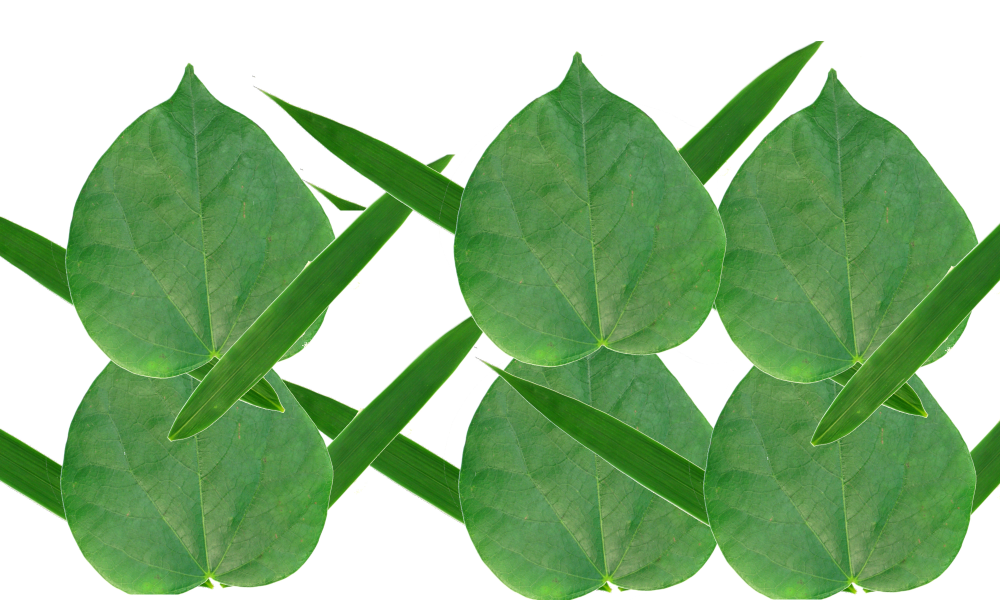
//> input picture LeavesSelection/Editadas/05.jpg, 4000 x 2400 px (shown at 1/4 size)
$ ./leafDescriptorK   (built with g++ and OpenCV 4)
//> lines starting //> are read from the running program, lines starting //| are printed output that depends on the picture; after the words box and inside, x2 and y2 are one past the last pixel; in counts of white or black regions, pixels touching at a corner belong together
#include <cv.h>
#include <highgui.h>
#include <opencv2/opencv.hpp>
//#include <opencv2/tracking.hpp>
#include <iostream>
#include <vector>
#include <math.h>
#include <fstream>


#define PI 3.14159265

using namespace cv;
using namespace std;

//vector < vector<Point> > retangulos;
struct Regiao{
    Point inicio;
    int largura;
    int altura;
};

struct outliers{
    double dist;
    int ind;
};

vector<Regiao> regioes;

struct No{
    int pos;
    No *quad1;
    No *quad2;
    No *quad3;
    No *quad4;
} *arvore;
//calcula a quantidade pixels que pertence a folha em si
// [19 lines left out: functions calcAreaLeaf, getTemplateP, not called in this run]

double getTemplate1(cv::Mat img,cv::Point p, int tam){
    double mediaR1 = 0,mediaR2 = 0;
         mediaR1 = (img.at<double>(p.x+(tam -1),p.y+1)-img.at<double>(p.x+(tam -1),p.y)-img.at<double>(p.x-1,p.y+1)+
         img.at<double>(p.x-1,p.y))/tam;
         //cout <<" Media 1 template 1 "<<mediaR1<<"\n";

         mediaR2 = (img.at<double>(p.x+(tam -1),p.y)-img.at<double>(p.x+(tam -1),p.y-1)-img.at<double>(p.x-1,p.y)+
         img.at<double>(p.x-1,p.y-1))/tam;
        // cout <<" Media 2 template 2 "<<mediaR2<<"\n";
    return mediaR1 - mediaR2;

}

double getTemplate2(cv::Mat img,cv::Point p,int tam){
    double mediaR1 = 0,mediaR2 = 0;
         mediaR1 = (img.at<double>(p.x,p.y+(tam -1))-img.at<double>(p.x-1,p.y+(tam -1))-img.at<double>(p.x,p.y-1)+
         img.at<double>(p.x-1,p.y-1))/tam;

         mediaR2 = (img.at<double>(p.x+1,p.y+(tam -1))-img.at<double>(p.x,p.y+(tam -1))-img.at<double>(p.x+1,p.y-1)+
         img.at<double>(p.x,p.y-1))/tam;
    return mediaR1 - mediaR2;
}

double getTemplate3(cv::Mat img,cv::Point p, int tam){
    double mediaR1 = 0,mediaR2 = 0;

         mediaR1 = (img.at<double>(p.x+tam-1,p.y+tam-1)-img.at<double>(p.x+(tam -2),p.y+tam)-
         img.at<double>(p.x-1,p.y-1)+img.at<double>(p.x-2,p.y))/(2*tam); // Branco

         mediaR2 = (img.at<double>(p.x+tam,p.y+tam-2)-img.at<double>(p.x+tam-1,p.y+tam-1)-img.at<double>(p.x,p.y-2)+
         img.at<double>(p.x-1,p.y-1))/(2*tam); // Preto

    return mediaR1 - mediaR2;
}

double getTemplate4(cv::Mat img,cv::Point p, int tam){
    double mediaR1 = 0,mediaR2 = 0;

            mediaR1 = (img.at<double>(p.x+tam,p.y)-img.at<double>(p.x+tam-1,p.y-1)-
            img.at<double>(p.x,p.y+tam)+img.at<double>(p.x-1,p.y+tam-1))/(2*tam); // Branco

            mediaR2 = (img.at<double>(p.x+tam+1,p.y+1)-img.at<double>(p.x+tam,p.y)-img.at<double>(p.x+1,p.y+tam+1)+
            img.at<double>(p.x,p.y+tam))/(2*tam); // Preto

    return mediaR1 - mediaR2;
}

void calcTemplate1(cv::Mat imgInt, cv::Mat &out){
int contV = 0, contE = 0, qtd = 0;
bool sem1 = false;
int fator = 0, jfinal = 0, ifinal = 0, tam = 3;
double dist = 0;
       for(int j = 1; j < imgInt.cols - 2; j++){
         for(int i = 1; i < imgInt.rows - tam; i++){
         if ((getTemplate1(imgInt,Point(i,j),tam)) > 200){
        out.at<uchar>(i,j) = 255;
        i += tam;
         }
     }
 }
}

void calcTemplate2(cv::Mat imgInt, Mat &out){
int contV = 0, qtd = 0;
bool sem1 = false;
int fator = 0, jfinal = 0, ifinal = 0, tam = 3;
double dist = 0;
std::vector< vector<Point> > vec;

 for(int i = 1; i < imgInt.rows - 2; i++){
     for(int j = 1; j < imgInt.cols - tam; j++){
         if ((getTemplate2(imgInt,Point(i,j),tam)) > 200){
    out.at<uchar>(i,j) = 255;
    j += tam;
     }
 }
 }
}

void calcTemplate3(cv::Mat imgInt, Mat &out){
int contV = 0, qtd = 0;
bool sem1 = false;
int fator = 0, jfinal = 0, ifinal = 0, tam = 3;
double dist = 0;
std::vector< vector<Point> > vec;

 int sent = 0, aux = 2;
   for(int j = imgInt.cols - 4; j >= 2; j--){
      sent = j;

      for(int i = aux; (i < imgInt.rows - 4) && (sent <= imgInt.cols -4); i++){

         if ((getTemplate3(imgInt,Point(i,sent),tam)) > 90){
             out.at<uchar>(i,sent) = 255;
             i +=tam;
             sent +=tam;
         }
         sent++;
     }
 }
}

void calcTemplate4(cv::Mat imgInt, Mat &out){
int contV = 0, qtd = 0;
bool sem1 = false;
int fator = 0, jfinal = 0, ifinal = 0, aux = 6, sent = 0, tam = 3;
double dist = 0;
std::vector< vector<Point> > vec;

 for(int j = 2; j < imgInt.cols - 4; j++){
     sem1 = false;
     sent = j;

     for(int i = aux; (i < imgInt.rows - 4) && (sent >= 2); i++){

   if ((getTemplate4(imgInt,Point(i,sent),tam)) > 90){

             i += tam;
             sent -=tam;
             out.at<uchar>(i,sent) = 255;
         }
         sent--;
     }
}
}

// [24 lines left out: function insertNo, not called in this run]
// [27 lines of commented-out code are left out]

double checkQuad(Mat img,Point ini, int lin, int col){
    bool result = false;
    double qtd_pontos = 0;
    qtd_pontos = (img.at<double>(ini.x+lin-1,ini.y+col-1) - img.at<double>(ini.x+lin-1,ini.y-1)-
    img.at<double>(ini.x-1,ini.y+col-1) + img.at<double>(ini.x-1,ini.y-1))/255.0;
    //cout << "Inicio "<<ini<<" linhas "<<lin<<" colunas "<<col<<" pontos "<<qtd_pontos<<"\n";
    /* if(qtd_pontos > 70)
    result = true; */
    return qtd_pontos;
}
void findDico(Mat temp1, Mat temp2, Mat temp3, Mat temp4,Point ini, int lin,int col){
    double total1 = 0, total2 = 0, total3 = 0, total4 = 0, coef = 0, maior = 0, soma = 0;
    int cont = 0;
    total1  = checkQuad(temp1,ini,lin,col);
    total2 = checkQuad(temp2,ini,lin, col);
    total3 = checkQuad(temp3,ini,lin, col);
    total4 = checkQuad(temp4,ini,lin, col);

    // [15 lines of commented-out code are left out]

    if(total1 >= 1)
    cont++;
    if(total2 >= 1)
    cont++;
    if(total3 >= 1)
    cont++;
    if(total4 >= 1)
    cont++;
    //if(lin > 40 && col > 40){
   // if((maior >= 5) && (maior*0.5 <= soma)){
    if(cont >2){
        //cout << "Inicio "<<ini<<" linhas "<<lin<<" colunas "<<col<<"\n";
        int lfac = lin /2, cfac = col /2;
        regioes.push_back({ini,lin,col});
        findDico(temp1,temp2,temp3,temp4,ini,lfac,cfac);
        findDico(temp1,temp2,temp3,temp4,cv::Point(ini.x,ini.y+cfac),lfac,cfac);
        findDico(temp1,temp2,temp3,temp4,cv::Point(ini.x+lfac,ini.y),lfac,cfac);
        findDico(temp1,temp2,temp3,temp4,cv::Point(ini.x+lfac,ini.y+cfac),lfac,cfac);
    }/* else if (soma > 3){
        int lfac = lin /2, cfac = col /2;
        findDico(temp1,temp2,temp3,temp4,ini,lfac,cfac);
        findDico(temp1,temp2,temp3,temp4,cv::Point(ini.x,ini.y+cfac),lfac,cfac);
        findDico(temp1,temp2,temp3,temp4,cv::Point(ini.x+lfac,ini.y),lfac,cfac);
        findDico(temp1,temp2,temp3,temp4,cv::Point(ini.x+lfac,ini.y+cfac),lfac,cfac);
    } */
    // [30 lines of commented-out code are left out]
}

Mat getVenation(string path){
//> called with path = "./LeavesSelection/Editadas/05.jpg"
int total1 = 0, total2 = 0, total3 = 0, total4 = 0;
double media = 0,var = 0, dp = 0,coef = 0;
int res = 0;
cv::Mat imgIntegral, imgInt2,imgInt45, imgIntT1, imgIntT2, imgIntT3, imgIntT4;
cv::Mat image = cv::imread(path);
//> image is the input picture: 2400 rows x 4000 cols, CV_8UC3; mean B, G, R 138.4, 184.8, 146.4
cv::Mat reduzida;
resize(image,reduzida,Size(),0.25,0.25,CV_INTER_AREA);
cv::Mat hsv_image, edge, edgeB;
 cvtColor( reduzida, hsv_image, CV_BGR2HSV );
//> hsv_image: 600 rows x 1000 cols, CV_8UC3; mean H, S, V 34.9, 85.1, 184.8

 cv::Mat out (hsv_image.size(),CV_8UC1);
 std::vector<Mat> channels;
 split(hsv_image,channels);
 cv::Mat h = channels[0];
 cv::Mat v = channels[2];
 for(int i = 0; i < hsv_image.rows; i++){
     for(int j = 0; j < hsv_image.cols; j++){
         out.at<uchar>(i,j) = (((h.at<uchar>(i,j)+90)%360)/360+1-v.at<uchar>(i,j))/2;
     }
 }
 Canny( out, edge, 20, 40, 3);
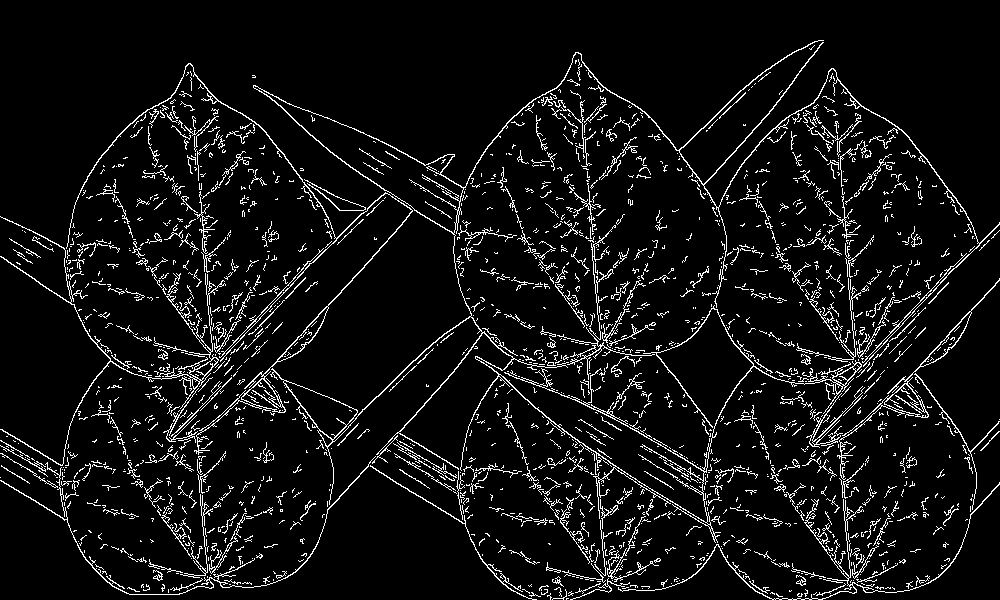
//> edge: 600 rows x 1000 cols, CV_8UC1; 6.9% white in thin lines or dots
 int esq=edge.cols, dir=0, cima=edge.rows, baixo=0; // primeiro pixel diferente de 255.
 for (int l=0; l<edge.rows; l++)
    for (int c=0; c<edge.cols; c++) {
        if ((int)edge.at<uchar>(l,c)==255) {
        if (c<esq) esq=c;
        if (dir<c) dir=c;
        if (l<cima) cima=l;
        if (baixo<l) baixo=l;
        }
 }
//> this loop made 600 passes
//> (esq, dir, cima, baixo) on passes 1 to 3: (1000, 0, 600, 0), (1000, 0, 600, 0), (1000, 0, 600, 0)
//> after the loop, esq = 0; dir = 999; cima = 40; baixo = 599
cv::Mat roi(edge, Rect(esq,cima,dir-esq+1,baixo-cima+1));
//> roi: 560 rows x 1000 cols, CV_8UC1; 7.4% white in thin lines or dots

cv::Mat roiborda(out, Rect(esq,cima,dir-esq+1,baixo-cima+1));
Canny( roiborda, edgeB, 100, 200, 3);
//> edgeB: 560 rows x 1000 cols, CV_8UC1; 1.9% white in thin lines or dots
 for(int i = 0; i < roi.rows;i++){
      for(int j = 0; j < roi.cols; j++){
          if((int)edgeB.at<uchar>(i,j)== 255){
            roi.at<uchar>(i,j) = 0;
          }
      }
  }
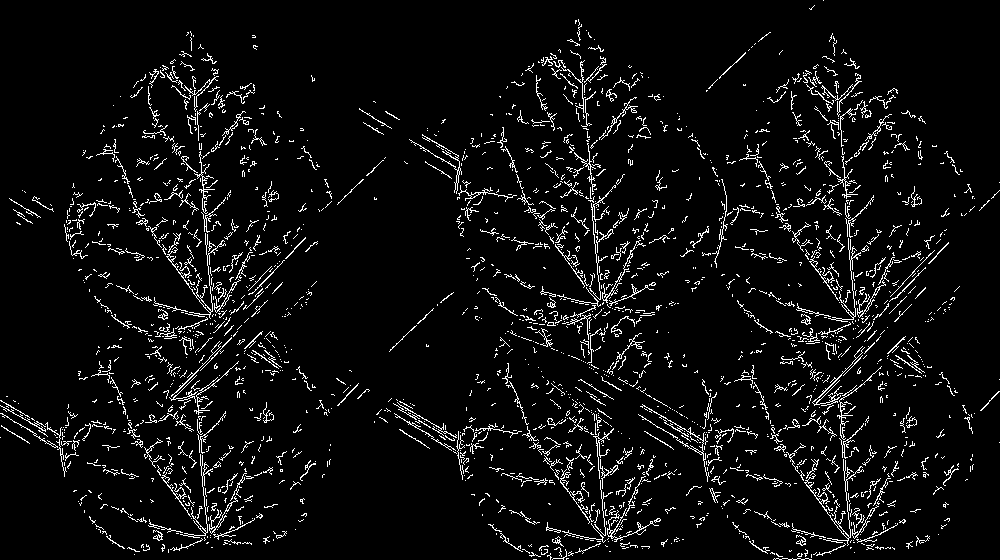
//> roi: 560 rows x 1000 cols, CV_8UC1; 5.6% white in thin lines or dots
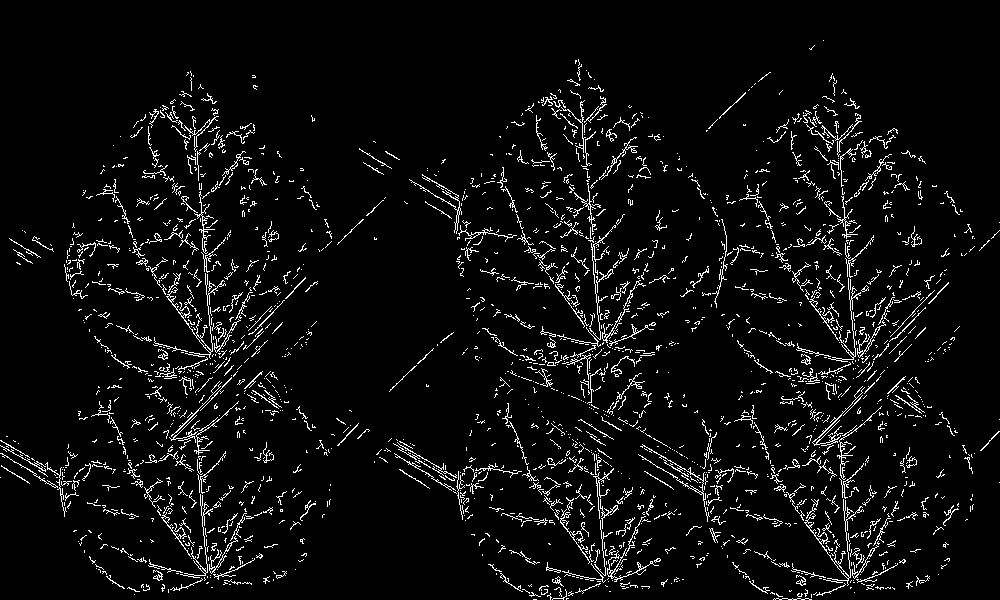
//> edge: 600 rows x 1000 cols, CV_8UC1; 5.2% white in thin lines or dots

integral(roi,imgIntegral,imgInt2,imgInt45,CV_64F);
Mat temp1 = Mat::zeros(roi.rows,roi.cols,CV_8UC1);
Mat temp2 = Mat::zeros(roi.rows,roi.cols,CV_8UC1);
Mat temp3 = Mat::zeros(roi.rows,roi.cols,CV_8UC1);
Mat temp4 = Mat::zeros(roi.rows,roi.cols,CV_8UC1);

calcTemplate1(imgIntegral,temp1);
calcTemplate2(imgIntegral,temp2);
calcTemplate3(imgInt45,temp3);
//> after the loop in calcTemplate3, `for(int j = imgInt.cols - 4; j >= 2; j--)`:
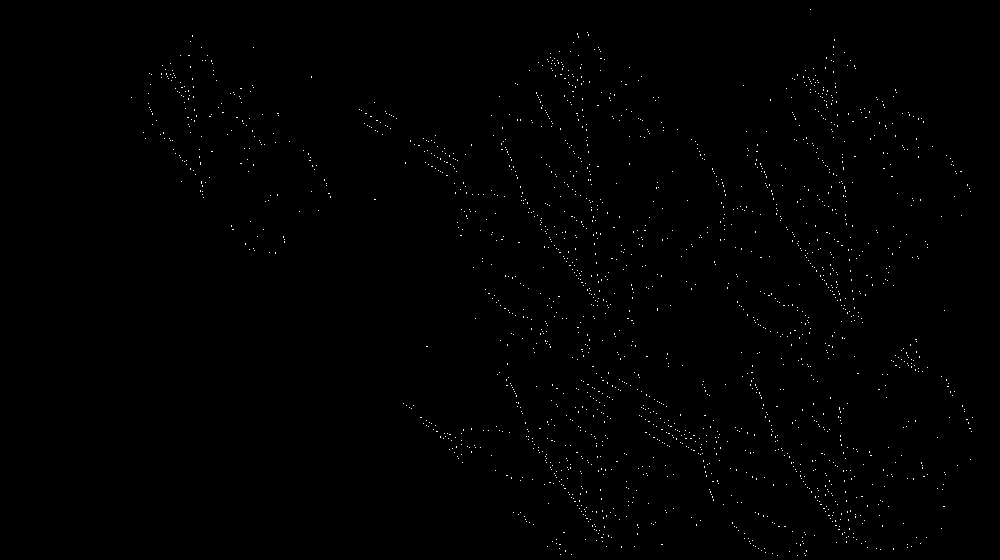
//> out: 560 rows x 1000 cols, CV_8UC1; 0.44% white in thin lines or dots, all inside (x1, y1, x2, y2) = (131, 9, 973, 556)
//> after the loop in calcTemplate3, `for(int j = imgInt.cols - 4; j >= 2; j--)`: sent = 557
calcTemplate4(imgInt45,temp4);
//> after the loop in calcTemplate4, `for(int j = 2; j < imgInt.cols - 4; j++)`:
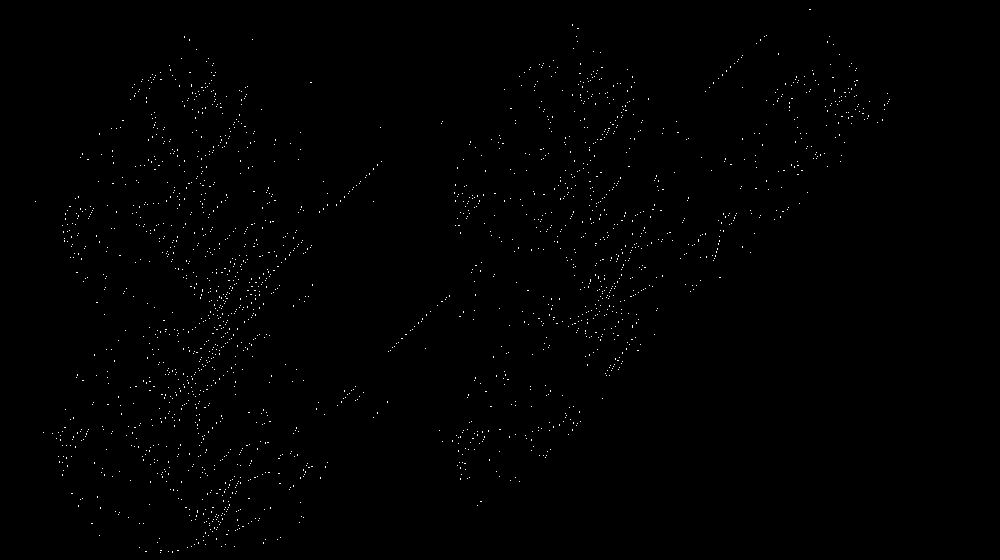
//> out: 560 rows x 1000 cols, CV_8UC1; 0.47% white in thin lines or dots, all inside (x1, y1, x2, y2) = (35, 9, 890, 553)
//> after the loop in calcTemplate4, `for(int j = 2; j < imgInt.cols - 4; j++)`: sent = 445

integral(temp1,imgIntT1,CV_64F);
integral(temp2,imgIntT2,CV_64F);
integral(temp3,imgIntT3,CV_64F);
integral(temp4,imgIntT4,CV_64F);
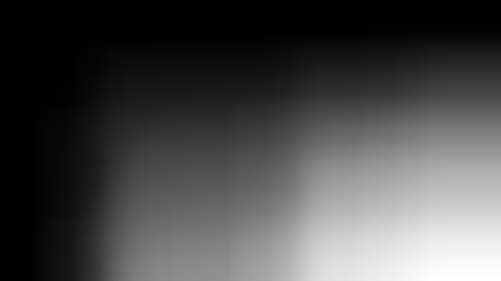
//> imgIntT4: 561 rows x 1001 cols, CV_64FC1 (shown at 1/2 size); min 0, max 674730, mean 194928.5; drawn with min black and max white

findDico(imgIntT1,imgIntT2,imgIntT3,imgIntT4,Point(1,1),roi.rows,roi.cols);
//> in checkQuad, `qtd_pontos = (img.at<double>(ini.x+lin-1,ini.y+col-1) - img.at<double>..`: qtd_pontos = 1447
//> in findDico, `total2 = checkQuad(temp2,ini,lin, col);`: total2 = 1384
//> in findDico, `total3 = checkQuad(temp3,ini,lin, col);`: total3 = 2469
//> in findDico, `total4 = checkQuad(temp4,ini,lin, col);`: total4 = 2646
//> in findDico, `regioes.push_back({ini,lin,col});`: regioes = 1 item
//> in findDico, `findDico(temp1,temp2,temp3,temp4,ini,lfac,cfac);`: lfac = 280; cfac = 500

int qtd_temp1 = 0, qtd_temp2 = 0, qtd_temp3 = 0, qtd_temp4 = 0, somaT = 0;

// [43 lines of commented-out code are left out]

return roi;
}

// [5 lines left out: function splitLine, not called in this run]

int main(int argc, char** argv)
{
int totalfolhas = 0, acertos = 0,fp = 0, fn = 0;

clock_t t1,t2,t3,t4;
t1=clock();
std::string path = "./LeavesSelection/Editadas/05.jpg";
std::string line, first;
int tipo, altura = 0, largura = 0, menor1 = 0,menor2 = 0,menor3 = 0;;
std::ifstream myfile(path);
double media = 0,result = 0, media_distancias = 0, desvio_padrao = 0;
Mat output;
vector<Regiao> pontos_finais;
vector<Point2f> points_entrada, centers;
vector<double> dist2center;
double compactness = 0;

output = getVenation(path);

for(int i = 0; i < regioes.size();i++){
    Point p;
    int l = 0, c = 0;
    p = regioes[i].inicio;
    l = regioes[i].largura;
    c = regioes[i].altura;
    for(int j = 0; j < regioes.size();j++){
        Point p2;
        p2 = regioes[j].inicio;
        if(p2.x >= p.x && p2.x<= p.x+l && p2.y >= p.y && p2.y<= p.y+c && regioes[i].largura > regioes[j].largura
        && regioes[i].altura > regioes[j].largura){
            regioes.erase(regioes.begin()+i);
        }else if(p.x >= p2.x && p.x<= p2.x+regioes[j].largura && p.y >= p2.y && p.y<= p2.y+ regioes[j].largura
                 && regioes[i].largura > regioes[j].largura && regioes[i].altura > regioes[j].largura){
            regioes.erase(regioes.begin()+j);
        }
    }
}
//> this loop made 486 passes
//> (p, l, c) on passes 1 to 3: (Point(1, 1), 560, 1000), (Point(71, 1), 70, 125), (Point(71, 141), 8, 15)

// [15 lines of commented-out code are left out]
for(int i = 0; i < regioes.size();i++){
  /*   altura = regioes[i].largura;
    largura = regioes[i].altura;
    if((altura*largura)>=menor1 && menor3>=(altura*largura)){ */
        points_entrada.push_back(regioes.at(i).inicio);
   // }

}
Mat labels;
for (int i =1; i <= 10; i++){
compactness = kmeans(points_entrada, 6, labels,
            TermCriteria( TermCriteria::EPS+TermCriteria::COUNT, 10, 1.0),
               3, KMEANS_PP_CENTERS, centers);
            cout << "Centroide "<<compactness<<"\n";
}
//> this loop made 10 passes
//| Centroide 3.83444e+06
//| Centroide 3.83444e+06
//| Centroide 3.83328e+06
//| Centroide 3.83328e+06
//| Centroide 3.83328e+06
//> (output is shown up to pass 5 of 10)

// [31 lines of commented-out code are left out]

 for(int i = 0; i < centers.size();i++){
    //cout <<"Centroide "<<centers[i].x<<" "<<centers[i].y<<"\n";
    circle(output,Point(centers[i].y,centers[i].x),20,255,1,8,0);
}
//> this loop made 6 passes
//> output: 560 rows x 1000 cols, CV_8UC1; 5.7% white in thin lines or dots

/* for(int i = 0; i < points_entrada.size();i++){
    //cout <<"Centroide "<<centers[i].x<<" "<<centers[i].y<<"\n";
    circle(output,points_entrada[i],10,255,1,8,0);
} */

//circle(output,Point(50,100),50,255,1,8,0);

/* for(int i = 0; i < regioes.size();i++){
    Point p;
    int l = 0, c = 0;
    p = regioes[i].inicio;
    l = regioes[i].largura;
    c = regioes[i].altura;
    for(int j = 0; j < regioes.size();j++){
        if(i == j)
        continue;
        Point p2;
        p2 = regioes[j].inicio;
       /*  if(p2.x >= p.x && p2.x<= p.x+l && p2.y >= p.y && p2.y<= p.y+c && regioes[i].largura > regioes[j].largura
        && regioes[i].altura > regioes[j].largura){
            regioes.erase(regioes.begin()+i);
        } */

        //ao identificar se há regiões com correspondência em áreas menores excluir a área maior
        /* if(p2.x >= p.x && p2.x< p.x+l && p2.y >= p.y && p2.y< p.y+c){
            regioes.erase(regioes.begin()+i);
        }
    }
} */
cout << "Quantidade "<<regioes.size()<<"\n";
//| Quantidade 486

for(int i = 0; i < points_entrada.size();i++){
    circle(output,Point(points_entrada[i].y,points_entrada[i].x),5,255,1,8,0);
   // [10 lines of commented-out code are left out]
}
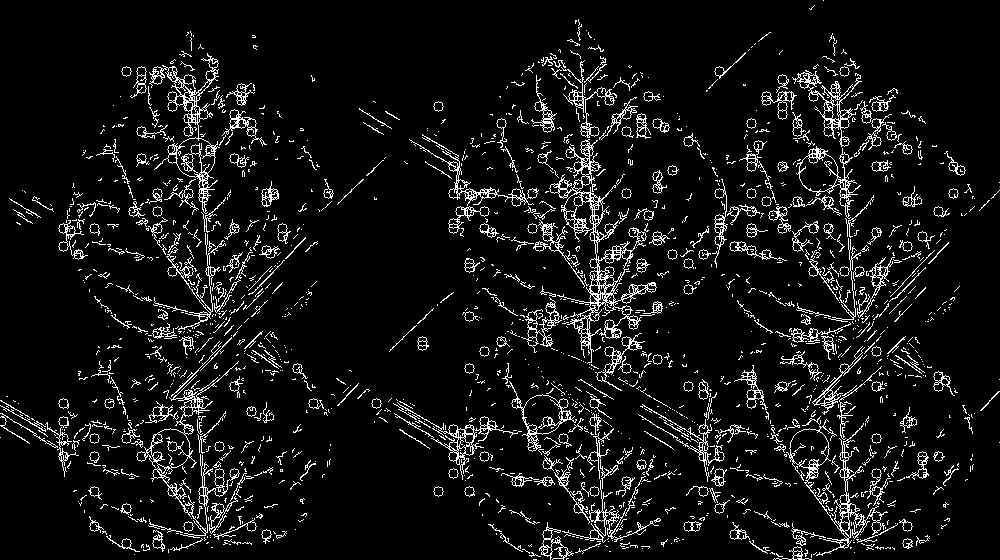
//> output: 560 rows x 1000 cols, CV_8UC1; 7.5% white in thin lines or dots

// [13 lines of commented-out code are left out]

 t4 = clock();
 float diff3 = ((float)t4-(float)t1);
 float seconds3 = diff3 / CLOCKS_PER_SEC;
 cout << seconds3<<"\n";
 cout << "Tempo processamento " << seconds3<<"\n";

 imwrite("out01.png",output);
 //imwrite("saida.png",saida);

 //edge.convertTo(draw, CV_8UC1);

 String windowName = "Folha"; //Name of the window

 namedWindow(windowName,WINDOW_AUTOSIZE); // Create a window

 imshow(windowName, output); // Show our image inside the created window.
 //imshow(windowName, saida);

 waitKey(0); // Wait for any keystroke in the window

 destroyWindow(windowName); //destroy the created window */

 return 0;
}
